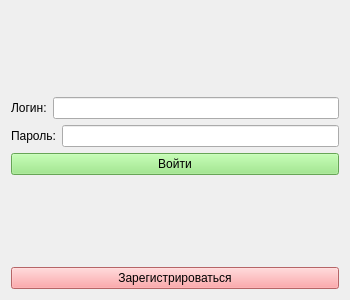
<?xml version="1.0" encoding="UTF-8"?>
<ui version="4.0">
 <class>Form</class>
 <widget class="QWidget" name="Form">
  <property name="geometry">
   <rect>
    <x>0</x>
    <y>0</y>
    <width>350</width>
    <height>300</height>
   </rect>
  </property>
  <property name="sizePolicy">
   <sizepolicy hsizetype="Fixed" vsizetype="Fixed">
    <horstretch>0</horstretch>
    <verstretch>0</verstretch>
   </sizepolicy>
  </property>
  <property name="maximumSize">
   <size>
    <width>350</width>
    <height>300</height>
   </size>
  </property>
  <property name="windowTitle">
   <string>Form</string>
  </property>
  <layout class="QVBoxLayout" name="verticalLayout">
   <item>
    <spacer name="verticalSpacer_2">
     <property name="orientation">
      <enum>Qt::Vertical</enum>
     </property>
     <property name="sizeHint" stdset="0">
      <size>
       <width>20</width>
       <height>40</height>
      </size>
     </property>
    </spacer>
   </item>
   <item>
    <layout class="QHBoxLayout" name="horizontalLayout">
     <item>
      <widget class="QLabel" name="label">
       <property name="text">
        <string>Логин:</string>
       </property>
      </widget>
     </item>
     <item>
      <widget class="QLineEdit" name="auth_log"/>
     </item>
    </layout>
   </item>
   <item>
    <layout class="QHBoxLayout" name="horizontalLayout_3">
     <item>
      <widget class="QLabel" name="label_2">
       <property name="text">
        <string>Пароль:</string>
       </property>
      </widget>
     </item>
     <item>
      <widget class="QLineEdit" name="auth_pas"/>
     </item>
    </layout>
   </item>
   <item>
    <widget class="QPushButton" name="log_button">
     <property name="styleSheet">
      <string notr="true">background-color: rgb(144, 231, 120);</string>
     </property>
     <property name="text">
      <string>Войти</string>
     </property>
    </widget>
   </item>
   <item>
    <spacer name="verticalSpacer">
     <property name="orientation">
      <enum>Qt::Vertical</enum>
     </property>
     <property name="sizeHint" stdset="0">
      <size>
       <width>20</width>
       <height>40</height>
      </size>
     </property>
    </spacer>
   </item>
   <item>
    <widget class="QPushButton" name="new_reg_button">
     <property name="styleSheet">
      <string notr="true">background-color: rgb(255, 142, 144)</string>
     </property>
     <property name="text">
      <string>Зарегистрироваться</string>
     </property>
    </widget>
   </item>
  </layout>
 </widget>
 <resources/>
 <connections/>
</ui>
